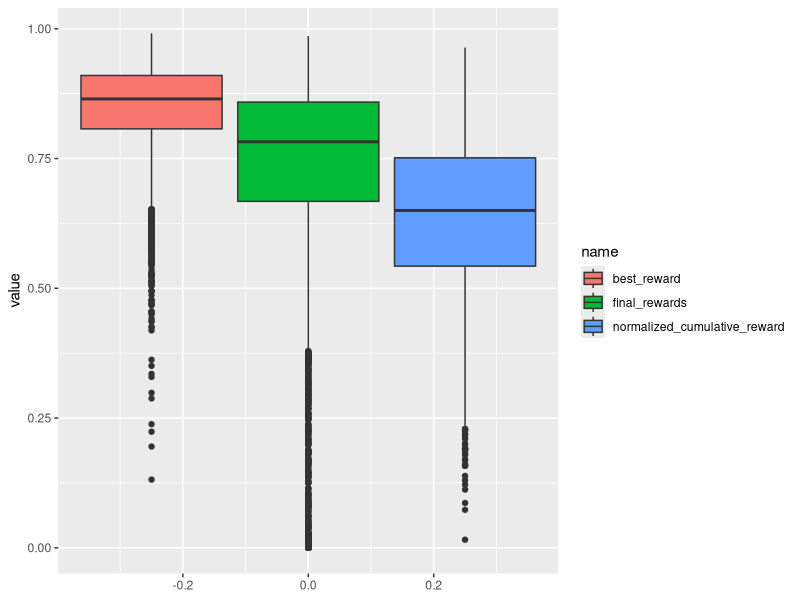

Write the R code that produced this figure.
## ---- chunk 1
library(dplyr)
library(tidyverse)
library(ggplot2)

data = read.csv("Best_RL_results.csv")
## ---- chunk 2
df = data %>% 
  pivot_longer(cols=c(normalized_cumulative_reward, final_rewards, best_reward))
  
ggplot(df, aes(y=value, fill=name)) + geom_boxplot()
